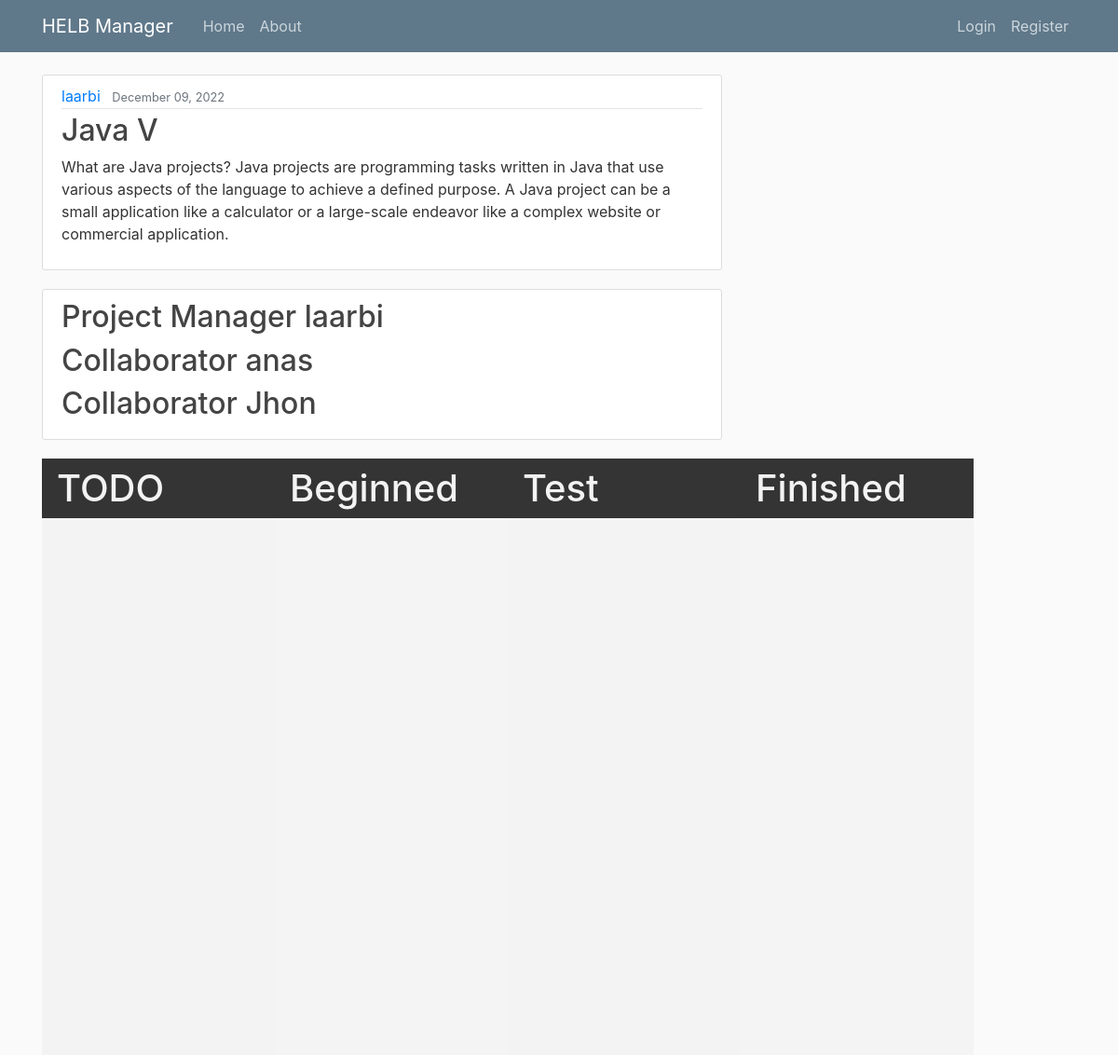
/project/18/, run on the app's committed database.
### HELBManager/models.py (models this page shows, shortened)
class Project(models.Model):
    title= models.CharField(max_length=100)
    content= models.TextField()
    date_posted= models.DateTimeField(default=timezone.now)
    author= models.ForeignKey(User, on_delete=models.CASCADE)
    members = models.ManyToManyField(User, related_name='members', null=True, blank=True)
    status = models.CharField(max_length=100, default='TODO;In Progress;In Revision;Done')
    def get_status_as_list(self):
        return self.status.split(';')

### HELBManager/views.py (the view)
# urls.py: path('project/<int:pk>/', ProjectDetailView.as_view(), name='project-detail'),
class ProjectDetailView(DetailView):
    model = Project
    members = model.members

### HELBManager/templates/HELBManager/project_detail.html (shortened to what this page needs)
{% extends "HELBManager/base.html" %}
{% load static %}
{% block content %}
<head>
	<link rel="stylesheet" href="{% static 'HELBManager/style.css' %}" />
</head>
<article class="media content-section">
    <div class="media-body">
        <div class="article-metadata">
            <a class="mr-2" href="#">{{ object.author }}</a>
            <small class="text-muted">{{ object.date_posted|date:"F d, Y" }}</small>
        </div>
        <h2 class="article-title"> {{ object.title }}</h2>
        <p class="article-content">{{ object.content }}</p>
    </div>
</article>
    <article class="media content-section">
        <div>
            <h2>Project Manager {{ object.author }}</h2>
                  {% for member in object.members.all %}
                      <h2>Collaborator {{ member }} </h2>
                  {% endfor  %}
        </div>
    </article>
    <div class="todo-container">
        {% for status in object.get_status_as_list %}
            {% if forloop.first %}
                <div class="status" id="no_status">
                    <h1>{{ status }}</h1>
                </div>
            {% else %}
                <div class="status">
                    <h1>{{ status }}</h1>
                </div>
            {% endif %}
        {% endfor %}
    </div>
{% endblock content %}

### HELBManager/static/HELBManager/main.css (style rules this page uses)
body { background: #fafafa; color: #333333; margin-top: 5rem; }
h1, h2, h3, h4, h5, h6 { color: #444444; }
.content-section { background: #ffffff; padding: 10px 20px; border: 1px solid #dddddd; border-radius: 3px; margin-bottom: 20px; }
.article-title { color: #444444; }
.article-content { white-space: pre-line; }
.article-metadata { padding-bottom: 1px; margin-bottom: 4px; border-bottom: 1px solid #e3e3e3 }

### HELBManager/static/HELBManager/style.css (style rules this page uses)
.todo-container { width: 1000px; height: 80vh; display: flex; }
.status { width: 25%; background-color: #f3f3f3; position: relative; padding: 60px 1rem 0.5rem; }
.status:nth-child(even) { background-color: #e9e9e96b; }
.status h1 { position: absolute; top: 0; left: 0; background-color: #343434; color: #f3f3f3; margin: 0; width: 100%; padding: 0.5rem 1rem; }

### data on the page
Project: author "laarbi", date_posted "December 09, 2022", title "Java V", content "What are Java projects? Java projects are programming tasks written in Java that use various aspects of the language to achieve a defined purpose. A Java project can be a small application like a calculator or a large-scale endeavor like a complex website or commercial application."

### other printed values
{{ member }} "anas"
{{ member }} "Jhon"
{{ status }} "TODO"
{{ status }} "Beginned" "Test" "Finished"
